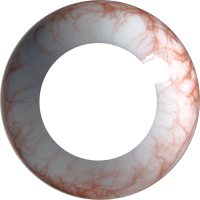
#> input picture create/sclera.png, 200 x 200 px, found by its file name
$ python make_examples.py
#> lines starting #> are read from the running program, lines starting #| are printed output that depends on the picture
#!/usr/bin/env python3
"""Generate the example figures referenced by EYE_ASSET_SPEC.md.

Outputs (into ./examples/):
  01_sclera_example.png        real sclera sheet, annotated with size + iris window
  02_iris_map_example.png      real polar iris texture (512x80) with axis legend
  03_iris_map_conventions.png diagram: how x=angle, y=radius map to the strip
  04_pupil_map_example.png     real pupilMap + grayscale ramp legend
  05_lid_maps_example.png      upper/lower x asym/sym 2x2 contact sheet
  06_lid_threshold_example.png threshold sweep showing lid closing
  07_raw_to_parts.png          raw photo -> sclera crop -> iris polar workflow
  08_variant_dimensions.png    table of every shipped variant's dimensions

Run:  python3 create/make_examples.py
"""

import math
import os
import sys

import numpy as np
from PIL import Image, ImageDraw, ImageFont

HERE = os.path.dirname(os.path.abspath(__file__))
PROJ = os.path.dirname(HERE)
CONV = os.path.join(PROJ, "Uncanny_Eyes", "convert")
EX = os.path.join(HERE, "examples")

BG = (18, 20, 24)
FG = (232, 236, 240)
DIM = (140, 150, 160)
ACC = (255, 176, 60)
ACC2 = (90, 200, 255)
OK = (110, 220, 150)


def font(size):
#> called with size = 20
    for p in (
        "/usr/share/fonts/truetype/dejavu/DejaVuSans.ttf",
        "/usr/share/fonts/truetype/dejavu/DejaVuSansMono.ttf",
    ):
        if os.path.exists(p):
            return ImageFont.truetype(p, size)
    return ImageFont.load_default()


F_T = font(20)
F_S = font(14)
F_M = font(17)


def canvas(w, h, title=None):
    im = Image.new("RGB", (w, h), BG)
    d = ImageDraw.Draw(im)
    if title:
        d.text((16, 12), title, font=F_T, fill=FG)
    return im, d


def label(d, xy, text, fill=DIM, f=F_S):
    # Tolerate the (font, color) argument order being swapped at call sites.
    if isinstance(fill, ImageFont.FreeTypeFont):
        fill, f = f, fill
    d.text(xy, text, font=f or F_S, fill=fill)


def frame(d, box, color=DIM, w=1):
    d.rectangle(box, outline=color, width=w)


def checker(size, sq=8, a=(48, 52, 58), b=(60, 64, 70)):
    """Transparency checkerboard so alpha reads correctly."""
    im = Image.new("RGB", (size, size), a)
    dr = ImageDraw.Draw(im)
    for y in range(0, size, sq):
        for x in range(0, size, sq):
            if (x // sq + y // sq) % 2:
                dr.rectangle([x, y, x + sq - 1, y + sq - 1], fill=b)
    return im


def on_checker(img):
    bg = checker(max(img.size))
    if img.mode == "RGBA":
        bg.paste(img, (0, 0), img)
        return bg
    return img.convert("RGB")


def upscale(img, f):
    return img.resize((img.width * f, img.height * f), Image.NEAREST)


def load(rel):
    return Image.open(os.path.join(CONV, rel))


# ---------------------------------------------------------------- 01 sclera
def fig_sclera():
    src = load("defaultEye/sclera.png")
    SW, SH = src.size                      # 200x200
    IRIS = 80                              # defaultEye IRIS_WIDTH/HEIGHT

    im, d = canvas(980, 780, "01  sclera.png  -  the eyeball background plate")
    s = upscale(on_checker(src), 2)        # 400x400
    ox, oy = 40, 70
    im.paste(s, (ox, oy))
    frame(d, [ox, oy, ox + s.width, oy + s.height], ACC2)

    label(d, (ox, oy + s.height + 10),
          f"{SW}x{SH} px  RGB -> RGB565   (upscale shown 2x, nearest)", ACC)

    # iris window is centred: irisX = scleraX + x - (SCLERA_W - IRIS_W)/2
    off = (SW - IRIS) // 2
    sx = ox + off * 2
    sy = oy + off * 2
    frame(d, [sx, sy, sx + IRIS * 2, sy + IRIS * 2], ACC)
    label(d, [sx, sy - 18], f"iris window {IRIS}x{IRIS} (centred)", ACC)

    # 128x128 gaze viewport at rest (gazeX=0) and mirrored (gazeX=SCLERA_W-128)
    vy = oy + s.height + 40
    vx0, vgap = 40, 170
    for i, gx in enumerate((0, SW - 128)):
        vx = vx0 + i * vgap
        s2 = src.crop((gx, 0, gx + 128, 128)).convert("RGB")
        im.paste(s2, (vx, vy))
        frame(d, [vx, vy, vx + 128, vy + 128], OK, 2)
        lab = "gazeX=0  (rest, left)" if i == 0 else f"gazeX={gx}  (mirrored, right)"
        label(d, (vx, vy + 134), lab, OK)

    tx = 500
    label(d, (tx, 76), "RULES", F_T, FG)
    body = [
        "size        any, but MUST be >= 128x128",
        "             the renderer pans a 128x128",
        "             window across it for gaze",
        "",
        "shipped     128, 160, 180, 200 px square",
        "             larger = more room to look around",
        "",
        "format      RGB (or RGBA / palette / 1-bit)",
        "             tablegen flattens all to RGB",
        "",
        "content     full eyeball: sclera + iris area.",
        "             the iris disc is drawn ON TOP at",
        "             runtime, so bake the iris hole in",
        "             dark/neutral here (upstream does)",
        "",
        "edges       hard rectangular edge is fine -",
        "             the lid maps cover the border",
    ]
    y = 110
    for ln in body:
        label(d, (tx, y), ln, DIM)
        y += 19
    label(d, (40, 700),
          "the 128x128 frame the renderer actually shows, at the two extreme",
          DIM)
    label(d, (40, 720),
          "gaze positions. Anything outside the sclera plate is never",
          DIM)
    label(d, (40, 740),
          "visible, and the lid maps hide the plate border.", DIM)
    im.save(os.path.join(EX, "01_sclera_example.png"))


# --------------------------------------------------------------- 02 iris map
def fig_iris_map():
    src = load("defaultEye/iris.png")     # 256x64
    W, H = src.size

    im, d = canvas(1120, 420, "02  iris.png  -  unrolled polar iris texture")
    f = 3
    s = upscale(src.convert("RGB"), f)    # 768x192
    ox, oy = 90, 116
    im.paste(s, (ox, oy))
    frame(d, [ox, oy, ox + s.width, oy + s.height], ACC2)

    label(d, (ox, oy + s.height + 58),
          f"{W}x{H} px  RGB -> RGB565   (shown {f}x, nearest)", ACC)

    # axes
    label(d, (ox, oy - 50), "x = angle, 0..511 wraps a full 360 degrees", ACC2)
    label(d, (ox, oy - 28), "y = radius: row 0 = OUTER rim, row H-1 = pupil edge", ACC2)

    # x ticks every 64
    for x in range(0, W, 64):
        px = ox + x * f
        d.line([px, oy + s.height, px, oy + s.height + 10], fill=DIM)
        deg = int(360 * x / W)
        label(d, (px - 10, oy + s.height + 14), f"{deg}", DIM)
    label(d, (ox + s.width + 14, oy + s.height + 14), "degrees", DIM)

    # y ticks
    for y in (0, H // 2, H - 1):
        py = oy + y * f
        d.line([ox - 10, py, ox, py], fill=DIM)
        label(d, (ox - 66, py - 8), f"row {y}", DIM)

    tx = 890
    label(d, (tx, 130), "LIMITS", F_T, FG)
    y = 164
    for ln in ["width  <= 512", "height <= 128",
               "any WxH is fine,", "renderer scales",
               "y by iris size"]:
        label(d, (tx, y), ln, DIM)
        y += 19
    im.save(os.path.join(EX, "02_iris_map_example.png"))


# --------------------------------------------------- 03 iris map conventions
# [479 lines left out: functions fig_iris_conventions, fig_pupil_map, fig_lids, fig_lid_threshold, fig_raw_to_parts, fig_iris_height and 1 more, not called in this run]


def main():
    os.makedirs(EX, exist_ok=True)
    for fn in (fig_sclera, fig_iris_map, fig_iris_conventions, fig_pupil_map,
               fig_lids, fig_lid_threshold, fig_raw_to_parts, fig_iris_height,
               fig_variant_dimensions):
        fn()
        print("wrote", fn.__name__)
#> this loop made 2 passes
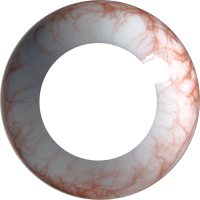
#> input picture create/sclera.png, 200 x 200 px, found by its file name
#> pass 1, in canvas, `im = Image.new("RGB", (w, h), BG)`:
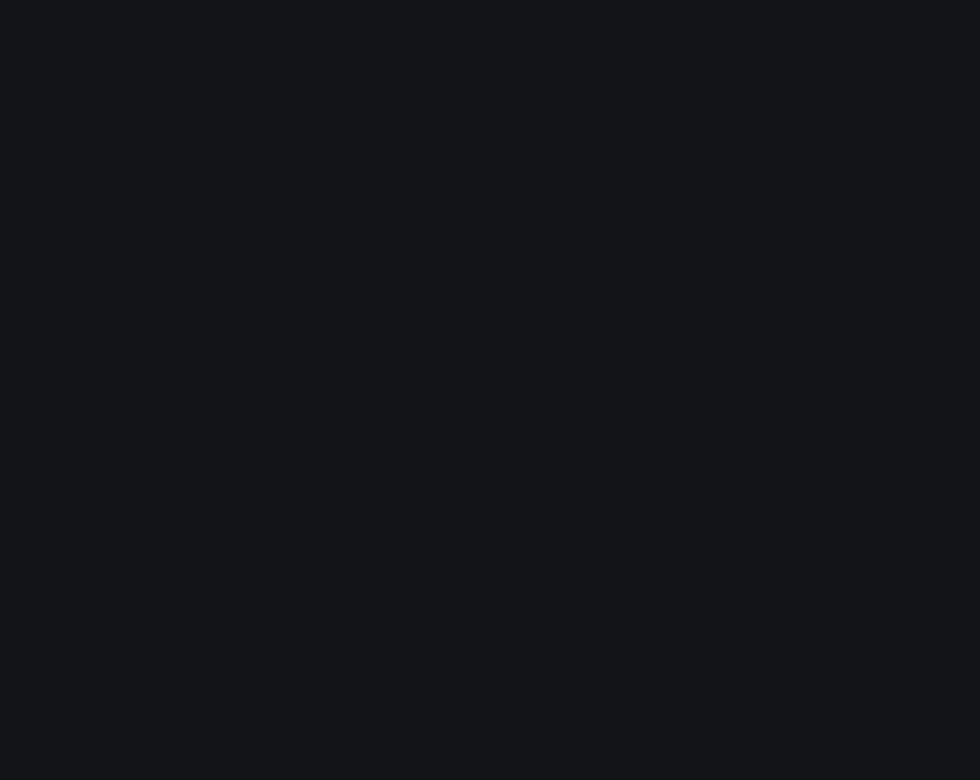
#> im: PIL image 980x780 RGB; mean R, G, B 18, 20, 24
#> pass 1, in checker, `im = Image.new("RGB", (size, size), a)`:
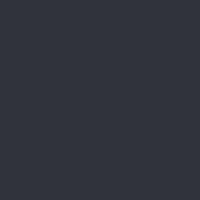
#> im: PIL image 200x200 RGB; mean R, G, B 48, 52, 58
    print("examples ->", EX)


if __name__ == "__main__":
#> (the run stopped early here; a loop or call above may not have finished)
